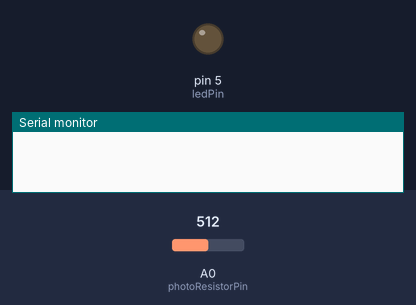
Recording of a sketch running on a simulated Arduino Uno, built with avr-gcc and run on an emulated ATmega328P. On the bench: output pins drawn as LEDs (lit = HIGH), the last lines printed to the serial monitor. Dashed ring = blinking. The inputs (shaded band) are chosen by the test bench; at power-on: A0 (photoResistorPin) = 512.

Above: at 0.3 s.
At 2.3 s:
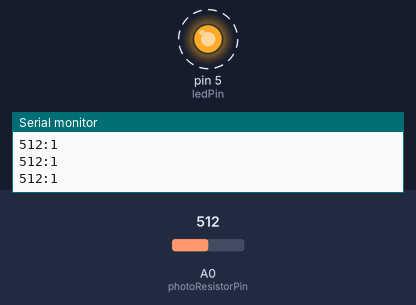
Timing chart, 0 to 3.0 s (numbered marks = the images above):
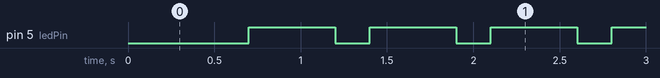

Measured:
- by itself, pin 5 (ledPin): alternates HIGH for 0.50 s and LOW for 0.20 s

The sketch:

arduinotp.ino
```cpp
int ledPin = 5;
int photoResistorPin = A0;
bool high = true;

void setup() {
    // put your setup code here, to run once:
    pinMode(ledPin, OUTPUT);
    Serial.begin(9600);
}

void loop() {
    delay(500);
    Serial.print((int) analogRead(photoResistorPin));
    Serial.print(":");
    Serial.println(high ? 1 : 0);
    if (Serial.available() > 0) {
        char serial = Serial.read();
        if (serial == 'H') {
            high = true;
        }
        else if (serial == 'L') {
            high = false;
        }
    }

    if (high) {
        digitalWrite(ledPin, LOW);
        delay(200);
        digitalWrite(ledPin, HIGH);
    }
    else {
        digitalWrite(ledPin, HIGH);
        delay(200);
        digitalWrite(ledPin, LOW);
    }
}
```
